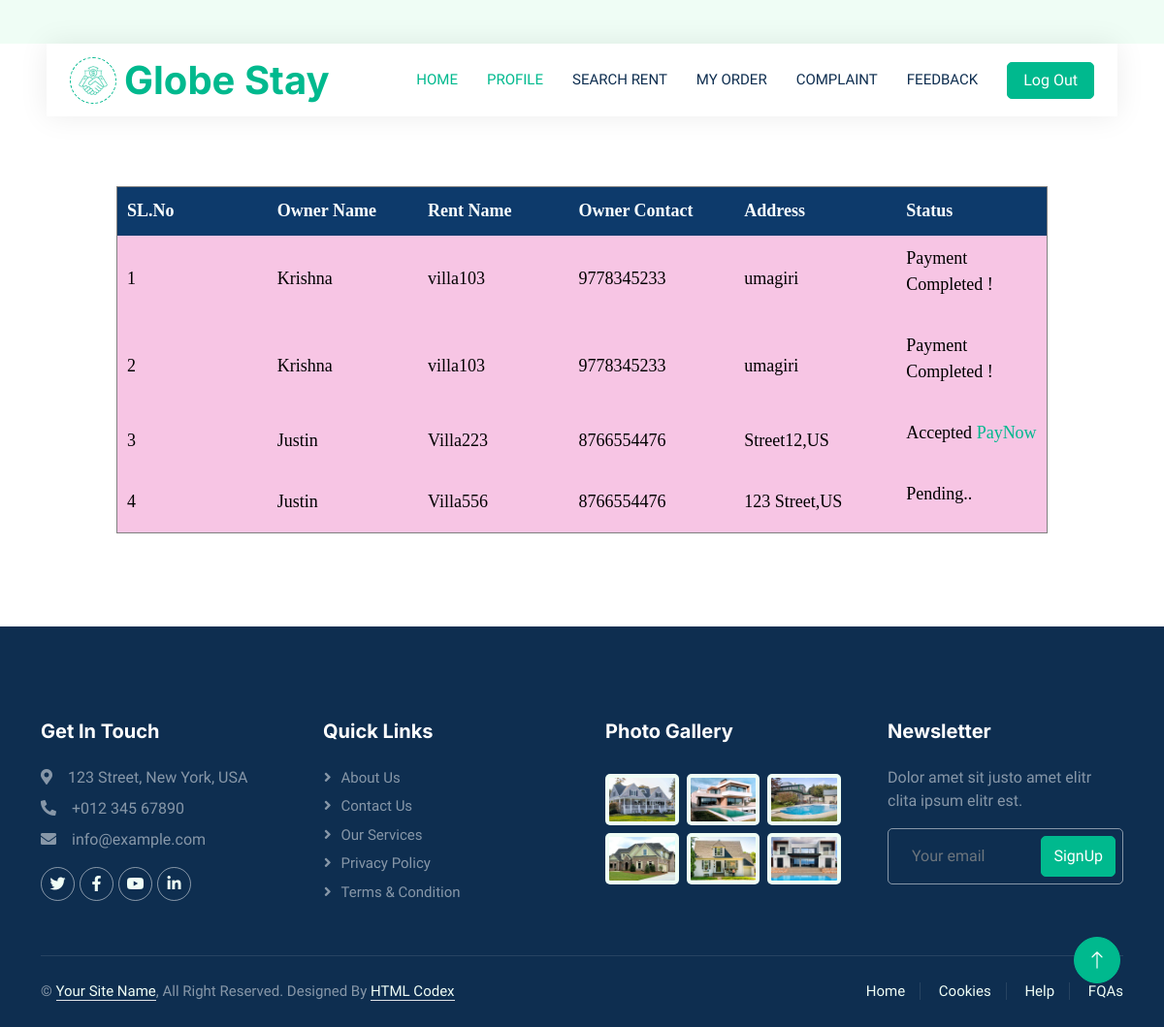
The page /user/myorders/ (signed in) on the database its author committed.
### User/models.py (models this page shows)
class Userrequest(models.Model):
    user=models.ForeignKey(userreg,on_delete=models.CASCADE)
    rent=models.ForeignKey(Rentdet,on_delete=models.CASCADE)
    vstatus=models.IntegerField(default=0)
    requestdate=models.DateField(auto_now=True)

### Owner/models.py (models this page shows)
class Rentdet(models.Model):
    renttype=models.ForeignKey(Renttype,on_delete=models.CASCADE)
    rentname=models.CharField(max_length=50)
    details=models.TextField(null=True)
    image=models.FileField(upload_to='Ownerphoto/')
    amount=models.CharField(max_length=50,null=True)
    owner=models.ForeignKey(ownerreg,on_delete=models.CASCADE)
    vstatus=models.IntegerField(default=0)

### Guest/models.py (models this page shows)
class ownerreg(models.Model):
    name=models.CharField(max_length=50)
    contact=models.CharField(max_length=50)
    email=models.EmailField(unique=True,null=True)
    address=models.TextField(null=True)
    gender=models.CharField(max_length=5,null=True)
    zipcode=models.CharField(max_length=50,null=True)
    place=models.ForeignKey(Place,on_delete=models.CASCADE)
    photo=models.FileField(upload_to='Ownerphoto/')
    proof=models.FileField(upload_to='Ownerproof/')
    password=models.CharField(max_length=50,unique=True)
    doj=models.DateField(auto_now=True)
    vstatus=models.IntegerField(default=0)

### User/views.py (the view)
# urls.py: path('myorders/',views.Myorders,name="MyBooking"),
def Myorders(request):
    userid=userreg.objects.get(id=request.session["uid"])
    bookingdata=Userrequest.objects.filter(user=userid)
    return render(request,"User/MyBooking.html",{'data':bookingdata})

### User/Templates/User/MyBooking.html (shortened to what this page needs)
{% extends 'User/Head.html' %}
{% load static %}
{% block content %}
<!DOCTYPE html>
<html lang="en">
<head>
</head>
<body>
    <br><br><br>
    <form action="" method="post">
    <table border="1" align="center" cellpadding="10" style="width:80%; ">
        <tr class="tble">
            <th>SL.No</th>
            <th>Owner Name</th>
            <th>Rent Name</th>
            <th>Owner Contact</th>
            <th>Address</th>
            <th>Status</th>
        </tr>
        {% for i in data %}
        <tr class="tble1" >
            <td>{{forloop.counter}}</td>
            <td>{{i.rent.owner.name}}</td>
            <td>{{i.rent.rentname}}</td>
            <td>{{i.rent.owner.contact}}</td>
            <td>{{i.rent.details}}</td>
            <td>
                {% if i.vstatus == 1 %}
                <p>Accepted  <a href="{% url 'user:pay' i.id  %}">PayNow</a></p>
                {% elif i.vstatus == 2 %}
                <p>Rejected!!</p>
                {% elif i.vstatus == 3 %}
                <p>Payment Completed !</p>
                {% else %}
                <p>Pending..</p>
                {% endif %}
            </td>
        </tr>
        {% endfor %}
        </table>
    </form>
</body>
</html>
<br><br>
{% endblock content %}

### User/Templates/User/Head.html (shortened to what this page needs)
{% load static %}
<!DOCTYPE html>
<html lang="en">
<head>
    <link href="https://cdnjs.cloudflare.com/ajax/libs/font-awesome/5.10.0/css/all.min.css" rel="stylesheet">
    <link href="https://cdn.jsdelivr.net/npm/bootstrap-icons@1.4.1/font/bootstrap-icons.css" rel="stylesheet">
    <link href="{% static 'Main/lib/animate/animate.min.css' %}" rel="stylesheet">
    <link href="{% static 'Main/lib/owlcarousel/assets/owl.carousel.min.css' %}" rel="stylesheet">
    <link href="{% static 'Main/css/bootstrap.min.css' %}" rel="stylesheet">
    <link href="{% static 'main/css/style.css' %}" rel="stylesheet">
</head>
<body>
    <div class="container-xxl bg-white p-0">
        <div class="container-fluid nav-bar bg-transparent">
            <nav class="navbar navbar-expand-lg bg-white navbar-light py-0 px-4">
                <a href="index.html" class="navbar-brand d-flex align-items-center text-center">
                    <div class="icon p-2 me-2">
                        <img class="img-fluid" src="{% static 'Main/img/icon-deal.png' %}" alt="Icon" style="width: 30px; height: 30px;">
                    </div>
                    <h1 class="m-0 text-primary">Globe Stay</h1>
                </a>
                <div class="collapse navbar-collapse" id="navbarCollapse">
                    <div class="navbar-nav ms-auto">
                        <a href="{% url 'user:home' %}" class="nav-item nav-link active">Home</a>
                        <a href="{% url 'user:usmypro' %}" class="nav-item nav-link active">Profile</a>
                        <a href="{% url 'user:searchrent' %}" class="nav-item nav-link">Search Rent</a>
                        <a href="{% url 'user:MyBooking' %}" class="nav-item nav-link">My Order</a>
                      <a href="{% url 'user:uscom' %}" class="nav-item nav-link">Complaint</a>
                      <a href="{% url 'user:usfeed' %}" class="nav-item nav-link">Feedback</a>
                    </div>
                   <a href="{% url 'guest:ho' %}" class="btn btn-primary px-3 d-none d-lg-flex">Log Out</a>
                </div>
            </nav>
        </div>
        {% block content %}
        {% endblock content %}
         <div class="container-fluid bg-dark text-white-50 footer pt-5 mt-5 wow fadeIn" data-wow-delay="0.1s">
            <div class="container py-5">
                <div class="row g-5">
                    <div class="col-lg-3 col-md-6">
                        <h5 class="text-white mb-4">Get In Touch</h5>
                        <p class="mb-2"><i class="fa fa-map-marker-alt me-3"></i>123 Street, New York, USA</p>
                        <p class="mb-2"><i class="fa fa-phone-alt me-3"></i>+012 345 67890</p>
                        <p class="mb-2"><i class="fa fa-envelope me-3"></i>info@example.com</p>
                        <div class="d-flex pt-2">
                            <a class="btn btn-outline-light btn-social" href=""><i class="fab fa-twitter"></i></a>
                            <a class="btn btn-outline-light btn-social" href=""><i class="fab fa-facebook-f"></i></a>
                            <a class="btn btn-outline-light btn-social" href=""><i class="fab fa-youtube"></i></a>
                            <a class="btn btn-outline-light btn-social" href=""><i class="fab fa-linkedin-in"></i></a>
                        </div>
                    </div>
                    <div class="col-lg-3 col-md-6">
                        <h5 class="text-white mb-4">Quick Links</h5>
                        <a class="btn btn-link text-white-50" href="">About Us</a>
                        <a class="btn btn-link text-white-50" href="">Contact Us</a>
                        <a class="btn btn-link text-white-50" href="">Our Services</a>
                        <a class="btn btn-link text-white-50" href="">Privacy Policy</a>
                        <a class="btn btn-link text-white-50" href="">Terms & Condition</a>
                    </div>
                    <div class="col-lg-3 col-md-6">
                        <h5 class="text-white mb-4">Photo Gallery</h5>
                        <div class="row g-2 pt-2">
                            <div class="col-4">
                                <img class="img-fluid rounded bg-light p-1" src="{% static 'Main/img/property-1.jpg' %}" alt="">
                            </div>
                            <div class="col-4">
                                <img class="img-fluid rounded bg-light p-1" src="{% static 'Main/img/property-2.jpg' %}" alt="">
                            </div>
                            <div class="col-4">
                                <img class="img-fluid rounded bg-light p-1" src="{% static 'Main/img/property-3.jpg' %}" alt="">
                            </div>
                            <div class="col-4">
                                <img class="img-fluid rounded bg-light p-1" src="{% static 'Main/img/property-4.jpg' %}" alt="">
                            </div>
                            <div class="col-4">
                                <img class="img-fluid rounded bg-light p-1" src="{% static 'Main/img/property-5.jpg' %}" alt="">
                            </div>
                            <div class="col-4">
                                <img class="img-fluid rounded bg-light p-1" src="{% static 'Main/img/property-6.jpg' %}" alt="">
                            </div>
                        </div>
                    </div>
                    <div class="col-lg-3 col-md-6">
                        <h5 class="text-white mb-4">Newsletter</h5>
                        <p>Dolor amet sit justo amet elitr clita ipsum elitr est.</p>
                        <div class="position-relative mx-auto" style="max-width: 400px;">
                            <input class="form-control bg-transparent w-100 py-3 ps-4 pe-5" type="text" placeholder="Your email">
                            <button type="button" class="btn btn-primary py-2 position-absolute top-0 end-0 mt-2 me-2">SignUp</button>
                        </div>
                    </div>
                </div>
            </div>
            <div class="container">
                <div class="copyright">
                    <div class="row">
                        <div class="col-md-6 text-center text-md-start mb-3 mb-md-0">
                            &copy; <a class="border-bottom" href="#">Your Site Name</a>, All Right Reserved.
							Designed By <a class="border-bottom" href="https://htmlcodex.com">HTML Codex</a>
                        </div>
                        <div class="col-md-6 text-center text-md-end">
                            <div class="footer-menu">
                                <a href="">Home</a>
                                <a href="">Cookies</a>
                                <a href="">Help</a>
                                <a href="">FQAs</a>
                            </div>
                        </div>
                    </div>
                </div>
            </div>
        </div>
        <a href="#" class="btn btn-lg btn-primary btn-lg-square back-to-top"><i class="bi bi-arrow-up"></i></a>
    </div>
</body>
</html>

### Guest/static/Main/css/style.css (style rules this page uses)
:root { --primary: #00B98E; --secondary: #FF6922; --light: #EFFDF5; --dark: #0E2E50; }
.back-to-top { position: fixed; display: none; right: 45px; bottom: 45px; z-index: 99; }
.btn { transition: .5s; }
.btn.btn-primary, .btn.btn-secondary { color: #FFFFFF; }
.btn-lg-square { width: 48px; height: 48px; }
.btn-square, .btn-sm-square, .btn-lg-square { padding: 0; display: flex; align-items: center; justify-content: center; font-weight: normal; border-radius: 50px; }
.nav-bar { position: relative; margin-top: 45px; padding: 0 3rem; transition: .5s; z-index: 9999; }
.navbar { box-shadow: 0 0 30px rgba(0, 0, 0, .08); }
.navbar-light .navbar-nav .nav-link { margin-right: 30px; padding: 25px 0; color: #FFFFFF; font-size: 15px; text-transform: uppercase; outline: none; }
.navbar-light .navbar-nav .nav-link:hover, .navbar-light .navbar-nav .nav-link.active { color: var(--primary); }
.navbar-light .navbar-brand { height: 75px; }
.navbar-light .navbar-nav .nav-link { color: var(--dark); font-weight: 500; }
.icon { padding: 15px; display: inline-flex; align-items: center; justify-content: center; background: #FFFFFF !important; border-radius: 50px; border: 1px dashed var(--primary) !important; }
.footer .btn.btn-social { margin-right: 5px; width: 35px; height: 35px; display: flex; align-items: center; justify-content: center; color: var(--light); border: 1px solid rgba(255,255,255,0.5); border-radius: 35px; transition: .3s; }
.footer .btn.btn-link { display: block; margin-bottom: 5px; padding: 0; text-align: left; font-size: 15px; font-weight: normal; text-transform: capitalize; transition: .3s; }
.footer .btn.btn-link::before { position: relative; content: "\f105"; font-family: "Font Awesome 5 Free"; font-weight: 900; margin-right: 10px; }
.footer .form-control { border-color: rgba(255,255,255,0.5); }
.footer .copyright { padding: 25px 0; font-size: 15px; border-top: 1px solid rgba(256, 256, 256, .1); }
.footer .copyright a { color: var(--light); }
.footer .footer-menu a { margin-right: 15px; padding-right: 15px; border-right: 1px solid rgba(255, 255, 255, .1); }
.footer .footer-menu a:last-child { margin-right: 0; padding-right: 0; border-right: none; }

### User/Templates/User/MyBooking.html (style rules this page uses)
.tble { color: rgb(250, 255, 255); font-size: 18px; background-color: rgb(13, 58, 107); font-family: 'Times New Roman', Times, serif }
.tble1 { color: black; font-size: 18px; font-family: 'Times New Roman', Times, serif }
td, th { height: 50px; width: 100px; }
tr { background-color: rgb(247, 197, 228); }

### rows shown on the page
Userrequest: rent.owner.name "Krishna", rent.rentname "villa103", rent.owner.contact "9778345233", rent.details "umagiri", vstatus "Payment Completed !"
Userrequest: rent.owner.name "Krishna", rent.rentname "villa103", rent.owner.contact "9778345233", rent.details "umagiri", vstatus "Payment Completed !"
Userrequest: rent.owner.name "Justin", rent.rentname "Villa223", rent.owner.contact "8766554476", rent.details "Street12,US", vstatus "Accepted"
Userrequest: rent.owner.name "Justin", rent.rentname "Villa556", rent.owner.contact "8766554476", rent.details "123 Street,US", vstatus "Pending.."
